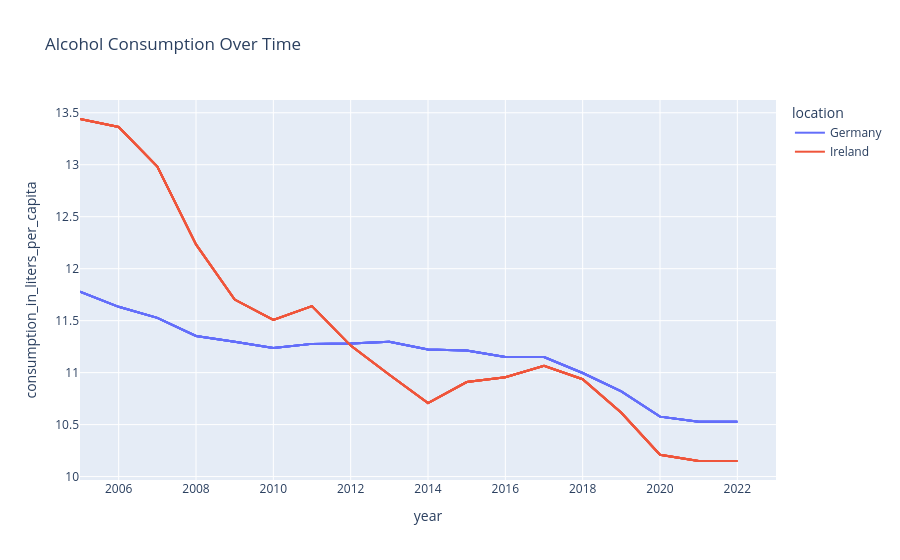

Here is the notebook cell this chart was saved with:
### Code cell
countries = ["Germany", "Ireland"]

df_subset = df_clean[df_clean["location"].isin(countries)]

fig = px.line(
    df_subset,
    x="year",
    y="consumption_in_liters_per_capita",
    color="location",
    title="Alcohol Consumption Over Time"
)
#fig.update_yaxes(rangemode="tozero")
fig.show()

### Figure 1 — Plotly figure (JSON) as saved in the notebook; plotly's stock layout.template omitted (floating-point values rounded to 4 significant figures; data arrays with more than 128 entries replaced by an {"elided": "..."} marker saying what was removed)
{"data": [{"hovertemplate": "location=Germany<br>year=%{x}<br>consumption_in_liters_per_capita=%{y}<extra></extra>", "legendgroup": "Germany", "line": {"color": "#636efa", "dash": "solid"}, "marker": {"symbol": "circle"}, "mode": "lines", "name": "Germany", "orientation": "v", "showlegend": true, "type": "scatter", "x": {"elided": "228 int values"}, "xaxis": "x", "y": {"elided": "228 float values"}, "yaxis": "y"}, {"hovertemplate": "location=Ireland<br>year=%{x}<br>consumption_in_liters_per_capita=%{y}<extra></extra>", "legendgroup": "Ireland", "line": {"color": "#EF553B", "dash": "solid"}, "marker": {"symbol": "circle"}, "mode": "lines", "name": "Ireland", "orientation": "v", "showlegend": true, "type": "scatter", "x": {"elided": "228 int values"}, "xaxis": "x", "y": {"elided": "228 float values"}, "yaxis": "y"}], "layout": {"legend": {"title": {"text": "location"}, "tracegroupgap": 0}, "title": {"text": "Alcohol Consumption Over Time"}, "xaxis": {"anchor": "y", "domain": [0, 1], "title": {"text": "year"}}, "yaxis": {"anchor": "x", "domain": [0, 1], "title": {"text": "consumption_in_liters_per_capita"}}}}
